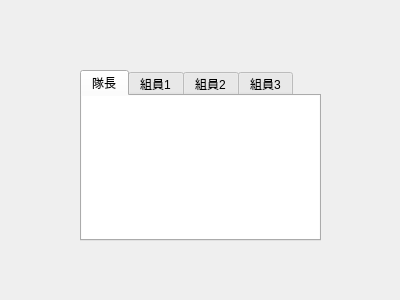
<?xml version="1.0" encoding="UTF-8"?>
<ui version="4.0">
 <class>Form</class>
 <widget class="QWidget" name="Form">
  <property name="geometry">
   <rect>
    <x>0</x>
    <y>0</y>
    <width>400</width>
    <height>300</height>
   </rect>
  </property>
  <property name="windowTitle">
   <string>Form</string>
  </property>
  <widget class="QTabWidget" name="tabWidget">
   <property name="geometry">
    <rect>
     <x>80</x>
     <y>70</y>
     <width>241</width>
     <height>171</height>
    </rect>
   </property>
   <property name="currentIndex">
    <number>0</number>
   </property>
   <widget class="QWidget" name="tab">
    <attribute name="title">
     <string>隊長</string>
    </attribute>
    <widget class="QTableWidget" name="tableWidget">
     <property name="geometry">
      <rect>
       <x>-10</x>
       <y>-10</y>
       <width>256</width>
       <height>192</height>
      </rect>
     </property>
    </widget>
   </widget>
   <widget class="QWidget" name="tab_3">
    <attribute name="title">
     <string>組員1</string>
    </attribute>
   </widget>
   <widget class="QWidget" name="tab_4">
    <attribute name="title">
     <string>組員2</string>
    </attribute>
   </widget>
   <widget class="QWidget" name="tab_2">
    <attribute name="title">
     <string>組員3</string>
    </attribute>
   </widget>
  </widget>
 </widget>
 <resources/>
 <connections/>
</ui>
